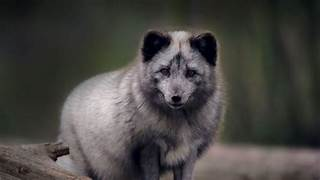
#> input picture OpenCV/image1.png, 320 x 180 px
$ python A4.py
#> lines starting #> are read from the running program, lines starting #| are printed output that depends on the picture; after the words box and inside, x2 and y2 are one past the last pixel; in counts of white or black regions, pixels touching at a corner belong together
import cv2

img = input("Enter your image url: ")
#> the answer given: image1.png
image = cv2.imread(img)
#> image is the input picture: shape (180, 320, 3); mean B, G, R 67, 69.9, 72.2
#> the answer given: 1

def draw_contours():
    gray = cv2.cvtColor(image, cv2.COLOR_BGR2GRAY)
    _,thresh = cv2.threshold(gray, 200, 255,cv2.THRESH_BINARY)
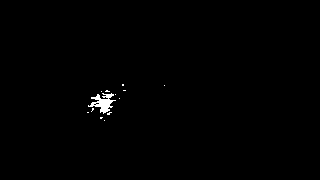
#> thresh: shape (180, 320); 0.53% white; 13 white regions (12 under 20 px)

    contours, hierarchy = cv2.findContours(thresh, cv2.RETR_TREE, cv2.CHAIN_APPROX_SIMPLE)
#> contours = 15 contours, 14 with area under 20; largest, box (x1, y1, x2, y2) and area: (88, 93, 116, 114) 205

    cv2.drawContours(image, contours, -1, (255,0,0),2)
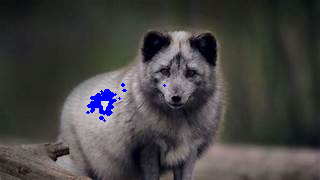
#> image: shape (180, 320, 3); 0.87% of pixels changed, all inside (x1, y1, x2, y2) = (86, 83, 166, 122)
    cv2.imshow("contours", image)
    cv2.waitKey(0)
    cv2.destroyAllWindows()


def find_shapes():
    gray = cv2.cvtColor(image, cv2.COLOR_BGR2GRAY)
    _,thresh = cv2.threshold(gray,200,255, cv2.THRESH_BINARY)

    contours, hierarchy = cv2.findContours(thresh, cv2.RETR_TREE, cv2.CHAIN_APPROX_SIMPLE)

    for contour in contours:
        approx = cv2.approxPolyDP(contour, 0.01 * cv2.arcLength(contour, True), True)

        corner = len(approx)

        if corner == 3:
            shape = 'Triangle'
        elif corner == 4:
            shape = 'Rectangle'
        elif corner == 5:
            shape = 'Pentagon'
        elif corner > 5:
            shape = 'Circle'
        else:
            shape = 'Unknown'

        cv2.drawContours(image, contour, -1, (0,255,0),2)
        x = approx.ravel()[0]
        y = approx.ravel()[1] - 10
        cv2.putText(image, shape, (x,y), cv2.FONT_HERSHEY_SIMPLEX, 0.6, (0,0,255))

    cv2.imshow("Detect Shape using contours", image)
    cv2.waitKey(0)
    cv2.destroyAllWindows()


def main():
    print("1 for Draw contours")
    print("2 for Find shapes")

    choice = input("Enter your choice: ")

    if choice == '1':
        draw_contours()
    elif choice == '2':
        find_shapes()
    else:
        print("Invalid Choice!!")


if __name__ == "__main__":
    main()
